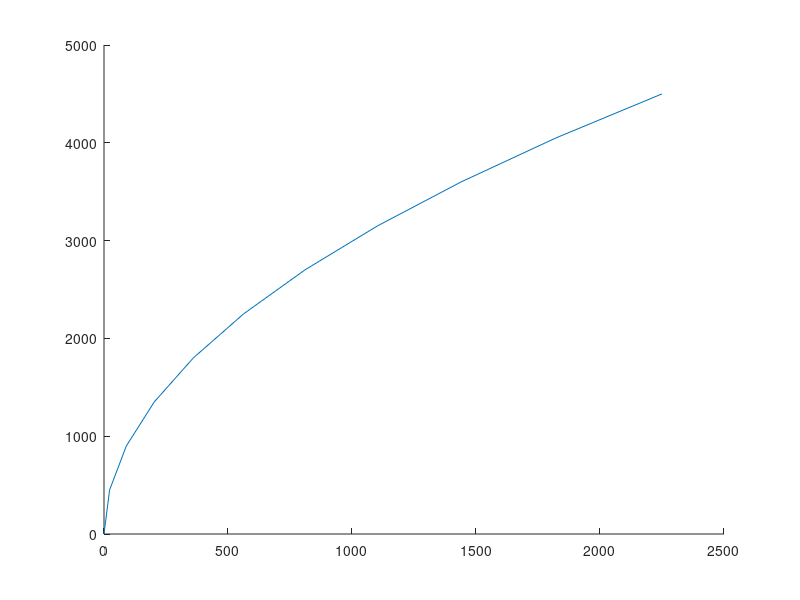

This figure's MATLAB source: (Note: this script raises an error after producing the figure.)
hold on

for t = 1

% Ramp of 1000Hz / ts
frq = [0,  4500];
time = [0,  t];

betterTime = [time(1):0.1:time(end)];
betterFrq = interp1(time, frq, betterTime);
steps = cumtrapz(betterTime, betterFrq) / t;

plot(steps, betterFrq)

end

m = maxFrq / rampSteps ^(0.5)

frq = m * steps ^ 0.5